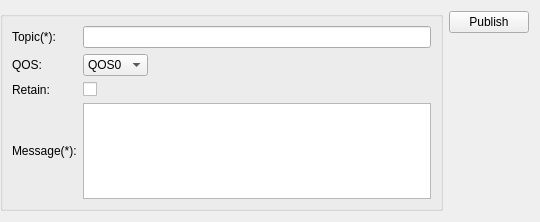
<?xml version="1.0" encoding="UTF-8"?>
<ui version="4.0">
 <class>PubForm</class>
 <widget class="QWidget" name="PubForm">
  <property name="geometry">
   <rect>
    <x>0</x>
    <y>0</y>
    <width>540</width>
    <height>222</height>
   </rect>
  </property>
  <property name="windowTitle">
   <string>Form</string>
  </property>
  <layout class="QHBoxLayout" name="horizontalLayout" stretch="1,0">
   <property name="leftMargin">
    <number>0</number>
   </property>
   <item>
    <widget class="QGroupBox" name="groupBox">
     <property name="title">
      <string/>
     </property>
     <layout class="QGridLayout" name="gridLayout">
      <item row="1" column="2">
       <widget class="QComboBox" name="qOSComboBox">
        <item>
         <property name="text">
          <string>QOS0</string>
         </property>
        </item>
        <item>
         <property name="text">
          <string>QOS1</string>
         </property>
        </item>
        <item>
         <property name="text">
          <string>QOS2</string>
         </property>
        </item>
       </widget>
      </item>
      <item row="0" column="0">
       <widget class="QLabel" name="topicLabel">
        <property name="text">
         <string>Topic(*):</string>
        </property>
       </widget>
      </item>
      <item row="6" column="0">
       <widget class="QLabel" name="messageLabel">
        <property name="text">
         <string>Message(*):</string>
        </property>
       </widget>
      </item>
      <item row="1" column="0">
       <widget class="QLabel" name="qOSLabel">
        <property name="text">
         <string>QOS:</string>
        </property>
       </widget>
      </item>
      <item row="6" column="2" colspan="5">
       <widget class="QTextEdit" name="payloadEdit"/>
      </item>
      <item row="0" column="2" colspan="5">
       <widget class="QLineEdit" name="topicLineEdit"/>
      </item>
      <item row="2" column="0">
       <widget class="QLabel" name="retainLabel">
        <property name="text">
         <string>Retain:</string>
        </property>
       </widget>
      </item>
      <item row="2" column="2">
       <widget class="QCheckBox" name="retainCheckBox"/>
      </item>
     </layout>
    </widget>
   </item>
   <item>
    <layout class="QVBoxLayout" name="verticalLayout">
     <item>
      <widget class="QPushButton" name="pubButton">
       <property name="text">
        <string>Publish</string>
       </property>
      </widget>
     </item>
     <item>
      <spacer name="verticalSpacer">
       <property name="orientation">
        <enum>Qt::Vertical</enum>
       </property>
       <property name="sizeHint" stdset="0">
        <size>
         <width>20</width>
         <height>40</height>
        </size>
       </property>
      </spacer>
     </item>
    </layout>
   </item>
  </layout>
 </widget>
 <tabstops>
  <tabstop>topicLineEdit</tabstop>
  <tabstop>qOSComboBox</tabstop>
  <tabstop>retainCheckBox</tabstop>
  <tabstop>payloadEdit</tabstop>
  <tabstop>pubButton</tabstop>
 </tabstops>
 <resources/>
 <connections>
  <connection>
   <sender>pubButton</sender>
   <signal>clicked()</signal>
   <receiver>PubForm</receiver>
   <slot>onPublish()</slot>
   <hints>
    <hint type="sourcelabel">
     <x>507</x>
     <y>23</y>
    </hint>
    <hint type="destinationlabel">
     <x>539</x>
     <y>104</y>
    </hint>
   </hints>
  </connection>
  <connection>
   <sender>topicLineEdit</sender>
   <signal>textEdited(QString)</signal>
   <receiver>PubForm</receiver>
   <slot>onPublishReady()</slot>
   <hints>
    <hint type="sourcelabel">
     <x>193</x>
     <y>38</y>
    </hint>
    <hint type="destinationlabel">
     <x>435</x>
     <y>3</y>
    </hint>
   </hints>
  </connection>
  <connection>
   <sender>payloadEdit</sender>
   <signal>textChanged()</signal>
   <receiver>PubForm</receiver>
   <slot>onPublishReady()</slot>
   <hints>
    <hint type="sourcelabel">
     <x>371</x>
     <y>152</y>
    </hint>
    <hint type="destinationlabel">
     <x>446</x>
     <y>252</y>
    </hint>
   </hints>
  </connection>
 </connections>
 <slots>
  <slot>onPublishReady()</slot>
  <slot>onPublish()</slot>
 </slots>
</ui>
